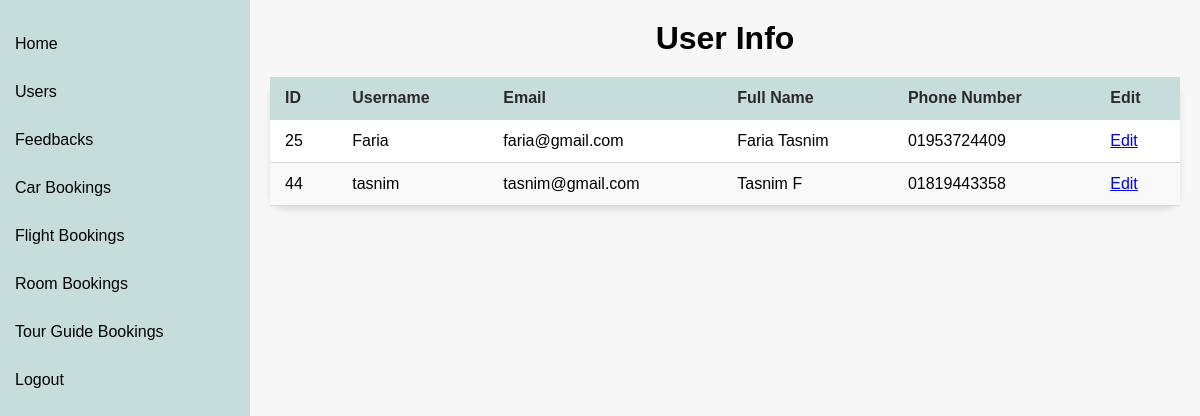
/admin_view_user.php (signed in), run on an earlier commit of the app's database.
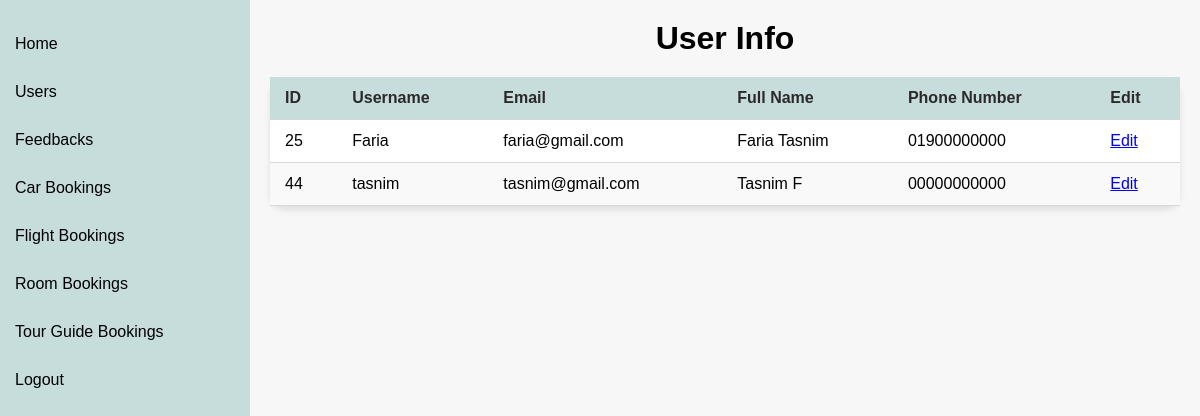
And on a later commit of the database.
### tables this page shows
CREATE TABLE `user` (
  `id` int(6) UNSIGNED NOT NULL,
  `username` varchar(30) NOT NULL,
  `password` varchar(30) NOT NULL,
  `email` varchar(50) NOT NULL,
  `full_name` varchar(50) NOT NULL,
  `phone_number` varchar(20) NOT NULL,
  `user_type` enum('customer','admin') NOT NULL DEFAULT 'customer'
);

### admin_view_user.php (the view, shortened to what this page needs)
<?php
$host = "localhost";
$user = "root";
$password = "";
$db = "cse470";
$data = mysqli_connect($host, $user, $password, $db);
$sql = "SELECT * FROM user WHERE user_type = 'customer'";
$result = mysqli_query($data, $sql);
?>
<!DOCTYPE html>
<html>
<head>
    <link rel="stylesheet" href="admindbstyle.css">
</head>
<body>
    <?php include "adminsidebar.php" ?>
    <div class="content">
        <center>
            <h1>User Info</h1>
        </center>
        <table class="styled-table">
            <thead>
                <tr>
                    <th class="table_th">ID</th>
                    <th class="table_th">Username</th>
                    <th class="table_th">Email</th>
                    <th class="table_th">Full Name</th>
                    <th class="table_th">Phone Number</th>
                    <th class="table_th">Edit</th>
                </tr>
            </thead>
            <tbody>
                <?php while ($user = $result->fetch_assoc()): ?>
                    <tr>
                        <td class="table_td"><?php echo $user['id']; ?></td>
                        <td class="table_td"><?php echo $user['username']; ?></td>
                        <td class="table_td"><?php echo $user['email']; ?></td>
                        <td class="table_td"><?php echo $user['full_name']; ?></td>
                        <td class="table_td"><?php echo $user['phone_number']; ?></td>
                        <td class="table_td"><a href="admin_edit_user.php?id=<?php echo $user['id']; ?>">Edit</a></td>
                    </tr>
                <?php endwhile; ?>
            </tbody>
        </table>
    </div>
</body>
</html>

What changed in the data, as far as the page shows it:
changed user "Faria": phone_number "01953724409" → "01900000000"
changed user "tasnim": phone_number "01819443358" → "00000000000"
